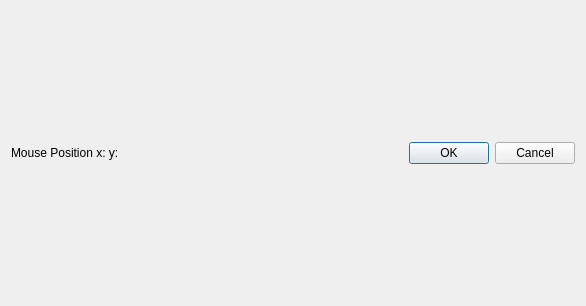
<?xml version="1.0" encoding="UTF-8"?>
<ui version="4.0">
 <class>CropWindowDialog</class>
 <widget class="QDialog" name="CropWindowDialog">
  <property name="geometry">
   <rect>
    <x>0</x>
    <y>0</y>
    <width>586</width>
    <height>306</height>
   </rect>
  </property>
  <property name="windowTitle">
   <string>Dialog</string>
  </property>
  <layout class="QHBoxLayout" name="horizontalLayout">
   <item>
    <layout class="QVBoxLayout" name="verticalLayout_2">
     <item>
      <layout class="QHBoxLayout" name="horizontalLayout_2">
       <property name="sizeConstraint">
        <enum>QLayout::SetFixedSize</enum>
       </property>
      </layout>
     </item>
     <item>
      <layout class="QHBoxLayout" name="horizontalLayout_3">
       <item>
        <widget class="QLabel" name="mouseCoords">
         <property name="text">
          <string>Mouse Position x: y:</string>
         </property>
        </widget>
       </item>
       <item>
        <widget class="QDialogButtonBox" name="buttonBox">
         <property name="orientation">
          <enum>Qt::Horizontal</enum>
         </property>
         <property name="standardButtons">
          <set>QDialogButtonBox::Cancel|QDialogButtonBox::Ok</set>
         </property>
        </widget>
       </item>
      </layout>
     </item>
    </layout>
   </item>
  </layout>
 </widget>
 <resources/>
 <connections>
  <connection>
   <sender>buttonBox</sender>
   <signal>accepted()</signal>
   <receiver>CropWindowDialog</receiver>
   <slot>accept()</slot>
   <hints>
    <hint type="sourcelabel">
     <x>237</x>
     <y>233</y>
    </hint>
    <hint type="destinationlabel">
     <x>157</x>
     <y>274</y>
    </hint>
   </hints>
  </connection>
  <connection>
   <sender>buttonBox</sender>
   <signal>rejected()</signal>
   <receiver>CropWindowDialog</receiver>
   <slot>reject()</slot>
   <hints>
    <hint type="sourcelabel">
     <x>286</x>
     <y>239</y>
    </hint>
    <hint type="destinationlabel">
     <x>286</x>
     <y>274</y>
    </hint>
   </hints>
  </connection>
 </connections>
</ui>
